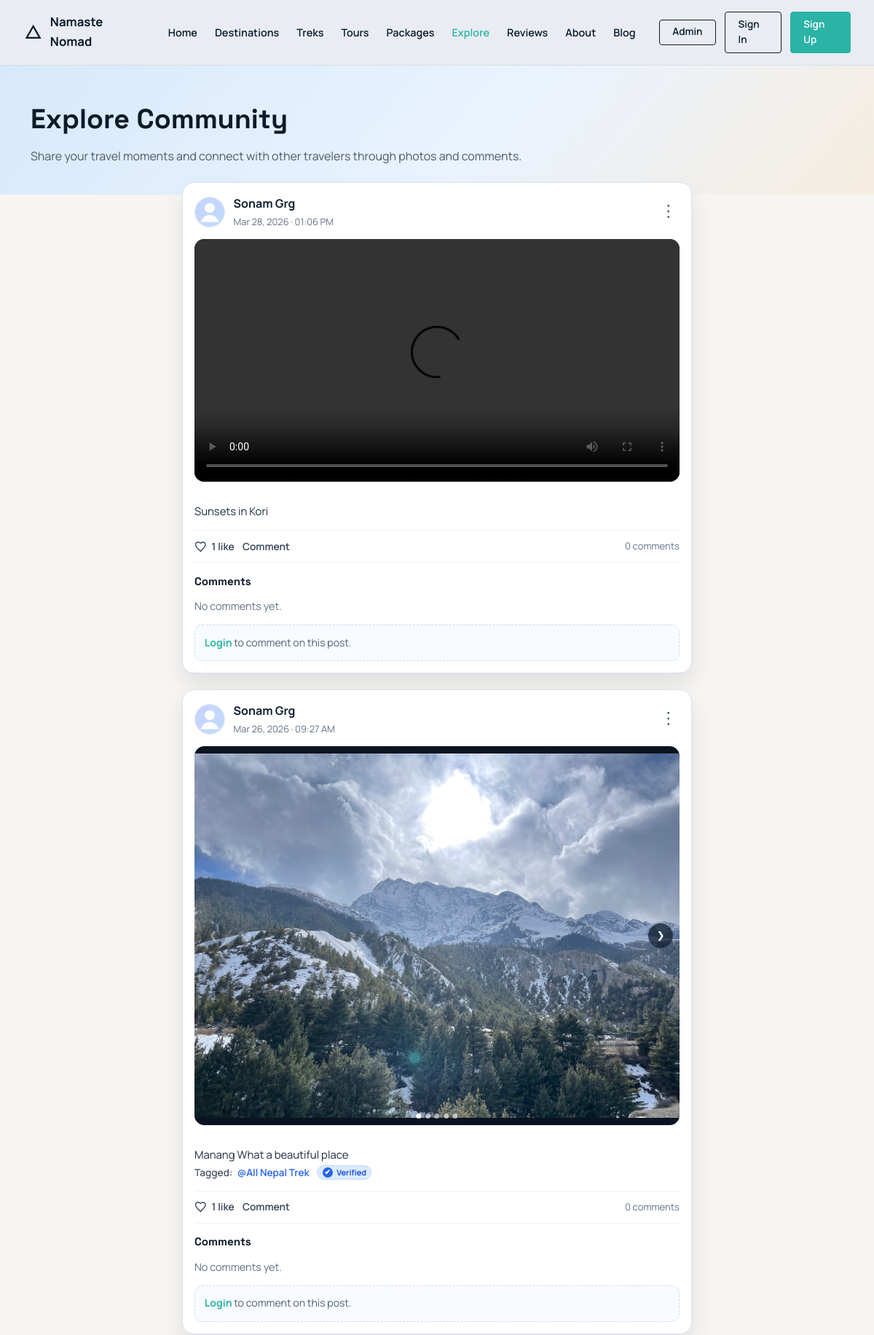
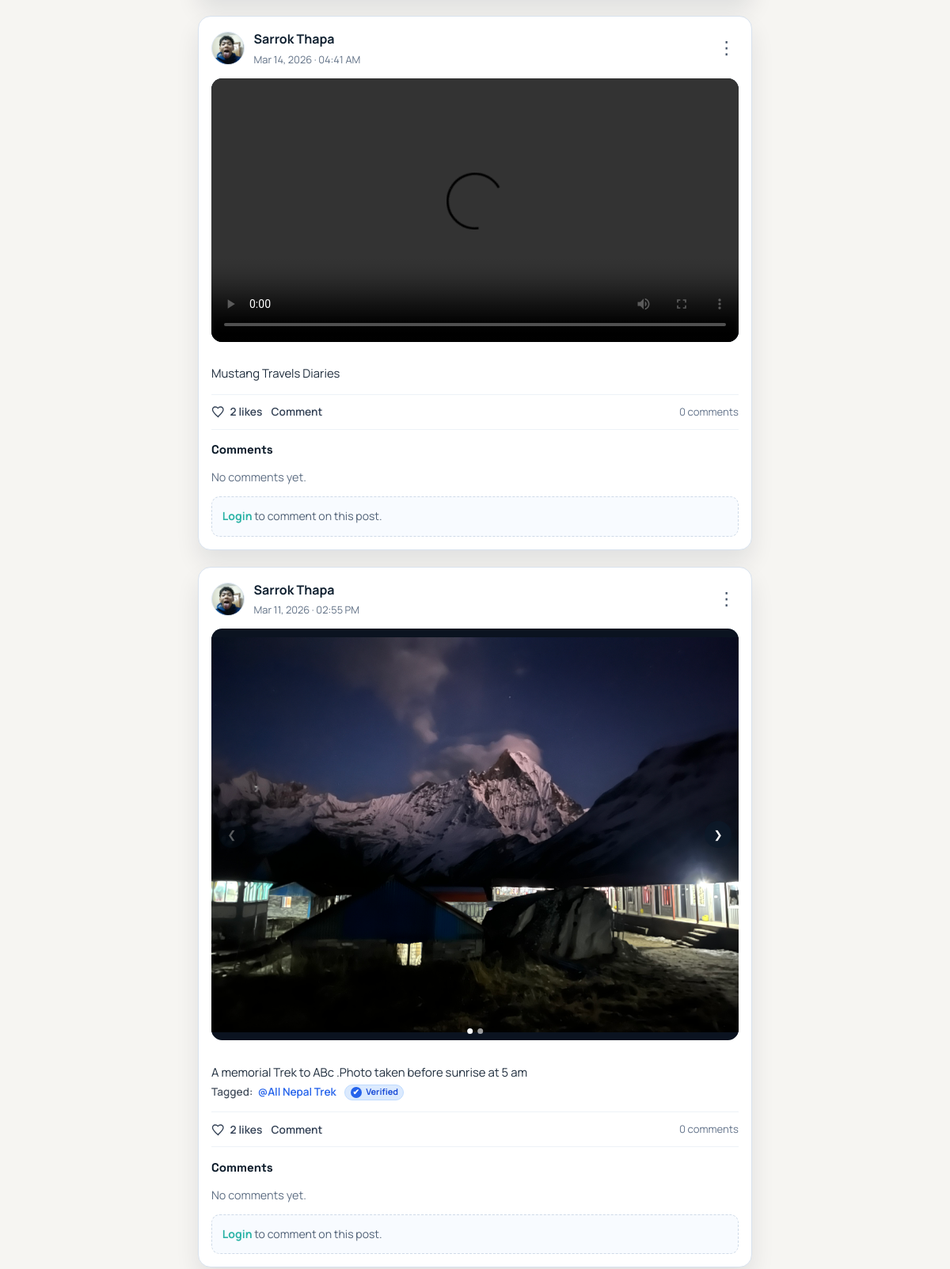
/community/ (upper part), run on the app's committed database (2 pictures, top to bottom).
### core/models.py (models this page shows, shortened)
class Post(models.Model):
    user = models.ForeignKey(
        settings.AUTH_USER_MODEL,
        on_delete=models.CASCADE,
        related_name='community_posts',
    )
    likes = models.ManyToManyField(
        settings.AUTH_USER_MODEL,
        related_name='liked_community_posts',
        blank=True,
    )
    image = models.ImageField(upload_to='community_posts/', blank=True, null=True)
    caption = models.TextField(max_length=2200)
    tagged_vendors = models.ManyToManyField(
        settings.AUTH_USER_MODEL,
        related_name='tagged_posts',
        blank=True,
    )
    created_at = models.DateTimeField(auto_now_add=True)
    class Meta:
        ordering = ('-created_at',)

class PostMedia(models.Model):
    MEDIA_IMAGE = 'image'
    MEDIA_VIDEO = 'video'
    MEDIA_TYPE_CHOICES = (
        (MEDIA_IMAGE, 'Image'),
        (MEDIA_VIDEO, 'Video'),
    )
    post = models.ForeignKey(Post, on_delete=models.CASCADE, related_name='media')
    media_file = models.FileField(upload_to='community_posts/')
    media_type = models.CharField(max_length=10, choices=MEDIA_TYPE_CHOICES, default=MEDIA_IMAGE)
    order = models.PositiveSmallIntegerField(default=0)
    created_at = models.DateTimeField(auto_now_add=True)
    class Meta:
        ordering = ('order', 'created_at', 'id')

### core/views.py (the view)
# urls.py: path('community/', views.community_feed, name='community_feed'),
def community_feed(request):
    posts = _community_posts(viewer=request.user)
    vendors = get_user_model().objects.filter(user_type='vendor').select_related('vendor_profile').order_by('username')
    return render(request, 'core/community_feed.html', {
        'posts': posts,
        'is_dashboard': False,
        'force_show_post_form': False,
        'vendors': vendors,
    })

### core/templates/core/community_feed.html (shortened to what this page needs)
{% load static %}
<!DOCTYPE html>
<html lang="en">
<head>
    <link rel="stylesheet" href="{% static 'css/style.css' %}">
    <link rel="stylesheet" href="{% static 'css/landing.css' %}">
    <link rel="stylesheet" href="{% static 'css/community.css' %}?v=20260301a">
    <link rel="stylesheet" href="{% static 'css/notifications.css' %}?v=20260313a">
</head>
<body>
    <nav class="landing-nav">
        <div class="nav-container">
            <a class="nav-brand" href="{% url 'home' %}">
                <svg width="28" height="28" viewBox="0 0 24 24" fill="none" stroke="currentColor" stroke-width="2">
                    <path d="M4 19l8-14 8 14H4z"/>
                </svg>
                <span>Namaste Nomad</span>
            </a>
            <div class="nav-menu">
                <a href="{% url 'home' %}">Home</a>
                <a href="#">Destinations</a>
                <a href="{% url 'package_treks' %}">Treks</a>
                <a href="{% url 'package_tours' %}">Tours</a>
                <a href="{% url 'package_list' %}">Packages</a>
                <a href="{% url 'community_feed' %}" class="nav-active">Explore</a>
                <a href="{% url 'review_list' %}">Reviews</a>
                <a href="{% url 'about' %}">About</a>
                <a href="{% url 'blog_list' %}">Blog</a>
            </div>
            {% include "core/includes/public_nav_actions.html" %}
        </div>
    </nav>
    <main class="community-page">
        <section class="community-hero">
            <div class="container-landing">
                <h1>Explore Community</h1>
                <p>Share your travel moments and connect with other travelers through photos and comments.</p>
            </div>
        </section>
        <section class="container-landing community-shell">
            {% include "core/includes/community_stream.html" %}
        </section>
    </main>
</body>
</html>

### core/templates/core/includes/community_post_card.html (shortened to what this page needs)
{% load static %}
<article class="post-card" id="post-{{ post.id }}">
    <div class="post-head">
        <div class="post-author">
            <div class="author-avatar">
                {% if post.author_avatar_url %}
                    <img src="{{ post.author_avatar_url }}" alt="{{ post.author_name }} avatar">
                {% else %}
                    <img src="{% static 'images/default-avatar.svg' %}" alt="Default avatar">
                {% endif %}
            </div>
            <div>
                <div class="author-name">
                    <span>{{ post.author_name }}</span>
                </div>
                <div class="post-date">{{ post.created_at|date:"M d, Y · h:i A" }}</div>
            </div>
        </div>
        <div class="post-menu" data-post-menu>
            <button type="button" class="post-menu-trigger" aria-label="Post menu">⋮</button>
        </div>
    </div>
    <div class="post-media-carousel" data-carousel>
        {% if post.media_items %}
            <div class="carousel-track">
                {% for media in post.media_items %}
                    <div class="carousel-slide">
                        {% if media.media_type == 'video' %}
                            <video class="carousel-media" controls preload="metadata">
                                <source src="{{ media.media_file.url }}">
                            </video>
                        {% else %}
                            <img class="carousel-media" src="{{ media.media_file.url }}" alt="Post media by {{ post.author_name }}">
                        {% endif %}
                    </div>
                {% endfor %}
            </div>
            {% if post.media_count|default:0 > 1 %}
                <button class="carousel-btn prev" type="button" aria-label="Previous media">
                    <span aria-hidden="true">&#10094;</span>
                </button>
                <button class="carousel-btn next" type="button" aria-label="Next media">
                    <span aria-hidden="true">&#10095;</span>
                </button>
                <div class="carousel-dots">
                    {% for media in post.media_items %}
                        <button class="carousel-dot {% if forloop.first %}active{% endif %}" type="button" aria-label="View media {{ forloop.counter }}"></button>
                    {% endfor %}
                </div>
            {% endif %}
        {% else %}
            <div class="carousel-empty">No media uploaded.</div>
        {% endif %}
    </div>
    <div class="post-caption">{{ post.caption_html|safe }}</div>
    <div class="post-engagement">
        <div class="engagement-actions">
            {% if request.user.is_authenticated %}
                <form method="POST" action="{% url 'community_post_like_toggle' post.id %}" class="like-form">
                    {% csrf_token %}
                    <input type="hidden" name="next" value="{{ request.path }}#post-{{ post.id }}">
                    <button type="submit" class="engage-item like-btn {% if post.is_liked_by_current_user %}liked{% endif %}" aria-label="Like post">
                        <svg class="heart-icon" viewBox="0 0 24 24" fill="none" aria-hidden="true">
                            <path d="M12 21.35l-1.45-1.32C5.4 15.36 2 12.28 2 8.5A4.5 4.5 0 0 1 6.5 4C8.24 4 9.91 4.81 11 6.09 12.09 4.81 13.76 4 15.5 4A4.5 4.5 0 0 1 20 8.5c0 3.78-3.4 6.86-8.55 11.54L12 21.35z"/>
                        </svg>
                        <span>{{ post.like_count }} like{{ post.like_count|pluralize }}</span>
                    </button>
                </form>
            {% else %}
                <a href="{% url 'account_login_choice' %}" class="engage-item like-btn like-link" aria-label="Login to like this post">
                    <svg class="heart-icon" viewBox="0 0 24 24" fill="none" aria-hidden="true">
                        <path d="M12 21.35l-1.45-1.32C5.4 15.36 2 12.28 2 8.5A4.5 4.5 0 0 1 6.5 4C8.24 4 9.91 4.81 11 6.09 12.09 4.81 13.76 4 15.5 4A4.5 4.5 0 0 1 20 8.5c0 3.78-3.4 6.86-8.55 11.54L12 21.35z"/>
                    </svg>
                    <span>{{ post.like_count }} like{{ post.like_count|pluralize }}</span>
                </a>
            {% endif %}
            {% if request.user.is_authenticated %}
                <a href="#post-comment-form-{{ post.id }}" class="engage-item">Comment</a>
            {% else %}
                <a href="{% url 'account_login_choice' %}" class="engage-item">Comment</a>
            {% endif %}
        </div>
        <span class="engagement-count">{{ post.comment_count }} comment{{ post.comment_count|pluralize }}</span>
    </div>
    <div class="post-comments">
        <h3>Comments</h3>
        <div class="comment-list">
            {% if post.prepared_comments %}
                {% for comment in post.prepared_comments %}
                    <div class="comment-item">
                        <div class="comment-avatar">
                            {% if comment.author_avatar_url %}
                                <img src="{{ comment.author_avatar_url }}" alt="{{ comment.author_name }} avatar">
                            {% else %}
                                <img src="{% static 'images/default-avatar.svg' %}" alt="Default avatar">
                            {% endif %}
                        </div>
                        <div class="comment-content">
                            <div class="comment-meta">
                                <strong>{{ comment.author_name }}</strong>
                                <span>{{ comment.created_at|date:"M d, Y · h:i A" }}</span>
                            </div>
                            <p>{{ comment.body }}</p>
                            {% if comment.prepared_replies %}
                                <div class="reply-list">
                                    {% for reply in comment.prepared_replies %}
                                        <div class="reply-item">
                                            <div class="comment-avatar">
                                                {% if reply.author_avatar_url %}
                                                    <img src="{{ reply.author_avatar_url }}" alt="{{ reply.author_name }} avatar">
                                                {% else %}
                                                    <img src="{% static 'images/default-avatar.svg' %}" alt="Default avatar">
                                                {% endif %}
                                            </div>
                                            <div class="comment-content">
                                                <div class="comment-meta">
                                                    <strong>{{ reply.author_name }}</strong>
                                                    <span class="owner-reply-badge">Post Owner</span>
                                                    <span>{{ reply.created_at|date:"M d, Y · h:i A" }}</span>
                                                </div>
                                                <p>{{ reply.body }}</p>
                                            </div>
                                        </div>
                                    {% endfor %}
                                </div>
                            {% endif %}
                            {% if request.user.is_authenticated and request.user.id == post.user_id %}
                                <form method="POST" action="{% url 'community_comment_create' post.id %}" class="comment-reply-form">
                                    {% csrf_token %}
                                    <input type="hidden" name="next" value="{{ request.path }}#post-{{ post.id }}">
                                    <input type="hidden" name="parent_id" value="{{ comment.id }}">
                                    <textarea name="body" rows="1" placeholder="Reply as post owner..." required></textarea>
                                    <button type="submit" class="btn-dark">Reply</button>
                                </form>
                            {% endif %}
                        </div>
                    </div>
                {% endfor %}
            {% else %}
                <p class="empty-comments">No comments yet.</p>
            {% endif %}
        </div>
        {% if request.user.is_authenticated %}
            <form method="POST" action="{% url 'community_comment_create' post.id %}" class="comment-form" id="post-comment-form-{{ post.id }}">
                {% csrf_token %}
                <input type="hidden" name="next" value="{{ request.path }}#post-{{ post.id }}">
                <textarea name="body" rows="2" placeholder="Write a comment..." required></textarea>
                <button type="submit" class="btn-dark">Post Comment</button>
            </form>
        {% else %}
            <div class="comment-login-note">
                <a href="{% url 'account_login_choice' %}">Login</a> to comment on this post.
            </div>
        {% endif %}
    </div>
</article>

### data on the page
Post: author_name "Sonam Grg", created_at "Mar 28, 2026 · 01:06 PM", caption_html "Sunsets in Kori", like_count "1", comment_count "0", shows "No comments yet."
Post: author_name "Sonam Grg", created_at "Mar 26, 2026 · 09:27 AM", caption_html "Manang What a beautiful place Tagged: @All Nepal Trek ✔ Verified", like_count "1", comment_count "0", shows "No comments yet."
PostMedia: media_file (picture)
Post: author_name "Sarrok Thapa", created_at "Mar 14, 2026 · 04:41 AM", caption_html "Mustang Travels Diaries", like_count "2", comment_count "0", shows "No comments yet."
Post: author_name "Sarrok Thapa", created_at "Mar 11, 2026 · 02:55 PM", caption_html "A memorial Trek to ABc .Photo taken before sunrise at 5 am Tagged: @All Nepal Trek ✔ Verified", like_count "2", comment_count "0", shows "No comments yet."
PostMedia: media_file (picture)
